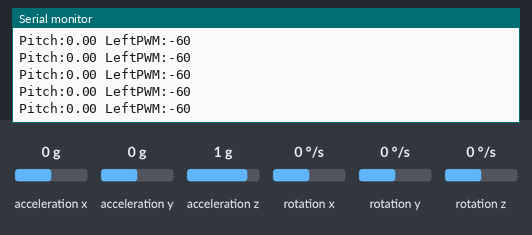
Simulated run of this program. Board: ESP32. Parts: the last lines printed to the serial monitor. Wiring (inferred from the names in the program): MPU-6050 motion sensor at I2C address 0x68. Inputs (shaded band) come from the test bench; at power-on: acceleration x 0 g, acceleration y 0 g, acceleration z 1 g, rotation y 0 °/s, rotation z 0 °/s, rotation x 0 °/s.

Above: at 4.7 s.
4.8 s: acceleration x set to -1.4 g
At 6.0 s:
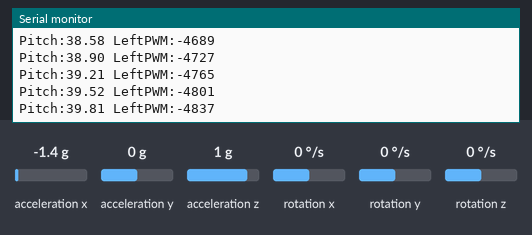
6.3 s: acceleration y set to -1.4 g
At 7.2 s:
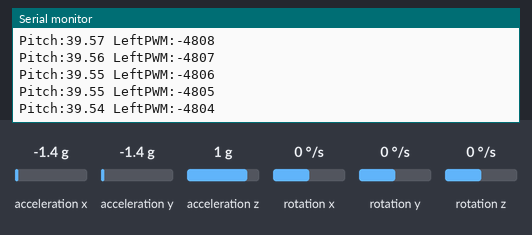
7.8 s: acceleration z set to -1.4 g
At 8.5 s:
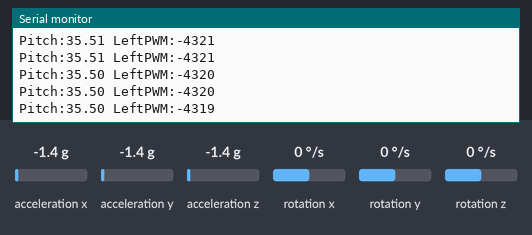
9.3 s: rotation y set to -192 °/s
At 10.3 s:
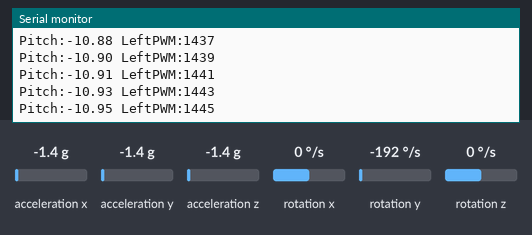
10.8 s: rotation z set to -192 °/s
At 11.7 s:
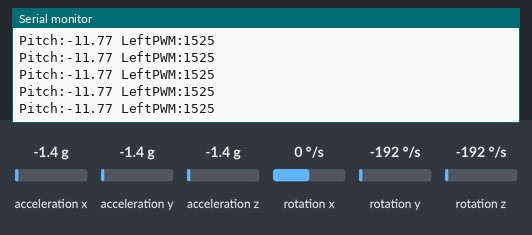
Timing chart, 0 to 13.3 s (numbered marks = the images above; inputs shaded):
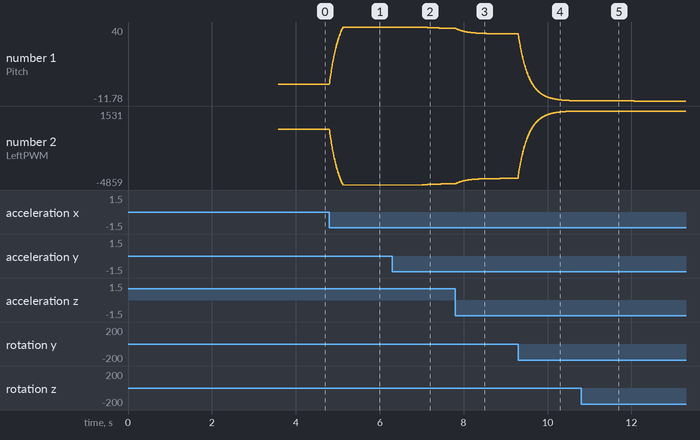

The program:

main.cpp
```cpp
#include <Arduino.h>
#include "mpu6050.h"
#include "motor_encoder.h"

struct PID {
    float Kp, Ki, Kd;
};

PID anglePID = {-120.0f, 0.0f, -1.0f};  //-400*0.6*0.5=-120.0       -2*0.6*0.5=-0.6
PID speedPID = {-0.4f, -0.008f, 0.0f};
PID turnPID  = {1.5f, 0.0f, 0.1f};

float targetAngle = 0.0f;
float targetSpeed = 0.0f;
float targetTurn  = 0.0f;

float currentPitch = 0.0f, currentRoll = 0.0f;
IMUData imu;
hw_timer_t *timer = NULL;
volatile bool controlFlag = false;

void IRAM_ATTR onTimer() {
    controlFlag = true;
}

float calcAnglePID(float pitch, float gyroY) {
    float error = pitch - targetAngle;
    return anglePID.Kp * error + anglePID.Kd * (gyroY - gyroBiasY);
}

float speedIntegral = 0;
float calcSpeedPID(int16_t leftEnc, int16_t rightEnc) {
    float currentSpeed = (leftEnc + rightEnc) * 0.5f;
    float speedError = currentSpeed - targetSpeed;

    static float speedFilter = 0;
    speedFilter = speedFilter * 0.7f + speedError * 0.3f;

    speedIntegral += speedFilter * 0.04f;   // 按时间积分
    speedIntegral = constrain(speedIntegral, -2000, 2000); // 可适当放宽

    return speedPID.Kp * speedFilter + speedPID.Ki * speedIntegral;
}


float calcTurnPID(int16_t leftEnc, int16_t rightEnc, float gyroZ) {
    return turnPID.Kp * targetTurn + turnPID.Kd * (gyroZ - gyroBiasZ);
}

void setup() {
    Serial.begin(115200);

    initMPU(21, 22);
    calibrateGyro();
    initMotorsAndEncoders();

    // ESP32 2.x 硬件定时器 API（1MHz 分频 = 80，5ms = 5000us）
    timer = timerBegin(0, 80, true);
    timerAttachInterrupt(timer, &onTimer, true);
    timerAlarmWrite(timer, 5000, true);
    timerAlarmEnable(timer);

    Serial.println("PlatformIO System Ready.");
}

void loop() {
    if (controlFlag) {
        controlFlag = false;

        if (readIMU(imu)) {
            updateAttitude(imu, 0.005f, currentPitch, currentRoll);
        }

        int16_t leftEnc = 0, rightEnc = 0;
        getEncoderSpeed(leftEnc, rightEnc); // 读取 5ms 内的脉冲数

        // 跌倒保护
        if (abs(currentPitch) > 40.0f) {
            setMotorSpeed(0, 0);
            speedIntegral = 0;
            return;
        }

        // =======================
        // 关键修改：速度环降频处理 (8 * 5ms = 40ms)
        // =======================
        static int speedLoopCounter = 0;
        static int32_t speedLeftAcc = 0;   // 用于累加脉冲
        static int32_t speedRightAcc = 0;
        static float speedOut = 0.0f;      // 设为静态变量，保持上次的值

        speedLeftAcc += leftEnc;
        speedRightAcc += rightEnc;
        speedLoopCounter++;

        if (speedLoopCounter >= 8) { // 每 40ms 执行一次速度环计算
            // 此时 speedLeftAcc 和 speedRightAcc 是 40ms 内累加的脉冲数，数值会大很多
            speedOut = calcSpeedPID(speedLeftAcc, speedRightAcc);

            // 清零累加器，准备下一个 40ms
            speedLeftAcc = 0;
            speedRightAcc = 0;
            speedLoopCounter = 0;
        }

        // 将速度环的输出叠加给角度环目标值
        targetAngle = -0.5f - speedOut;

        // =======================
        // 直立环和转向环依然保持 5ms (200Hz) 高频执行
        // =======================
        float angleOut = calcAnglePID(currentPitch, imu.gy);

        // 转向环依然用 5ms 的瞬时脉冲即可
        float turnOut  = calcTurnPID(leftEnc, rightEnc, imu.gz);

        int leftPWM  = (int)(angleOut + turnOut);
        int rightPWM = (int)(angleOut - turnOut);

        setMotorSpeed(leftPWM, rightPWM);

        Serial.print("Pitch:");
        Serial.print(currentPitch);
        Serial.print(" LeftPWM:");
        Serial.println(leftPWM);

    }
}
```

motor_encoder.h
```cpp
#ifndef MOTOR_ENCODER_H
#define MOTOR_ENCODER_H

#include <Arduino.h>

void initMotorsAndEncoders();
void setMotorSpeed(int leftPwm, int rightPwm);
void getEncoderSpeed(int16_t &leftCount, int16_t &rightCount);

#endif
```

mpu6050.h
```cpp
#ifndef MPU6050_H
#define MPU6050_H

#include <Arduino.h>
#include <Wire.h>

struct IMUData {
    int16_t accX, accY, accZ;
    int16_t gyroX, gyroY, gyroZ;
    float ax, ay, az;
    float gx, gy, gz;
    bool valid;
};

void initMPU(uint8_t sda, uint8_t scl);
bool readIMU(IMUData &imu);
void calibrateGyro();
void updateAttitude(IMUData &imu, float dt, float &pitch, float &roll);

extern float gyroBiasX, gyroBiasY, gyroBiasZ;

#endif
```

mpu6050.cpp
```cpp
#include "mpu6050.h"

#define MPU_ADDR 0x68
#define REG_SMPLRT_DIV   0x19
#define REG_CONFIG       0x1A
#define REG_GYRO_CONFIG  0x1B
#define REG_ACCEL_CONFIG 0x1C
#define REG_ACCEL_XOUT_H 0x3B
#define REG_PWR_MGMT_1   0x6B
#define REG_WHO_AM_I     0x75

const float ACC_SCALE = 16384.0f;
const float GYRO_SCALE = 65.5f;

float gyroBiasX = 0, gyroBiasY = 0, gyroBiasZ = 0;

static bool writeRegister(uint8_t reg, uint8_t value) {
    Wire.beginTransmission(MPU_ADDR);
    Wire.write(reg);
    Wire.write(value);
    return (Wire.endTransmission() == 0);
}

static uint8_t readRegister(uint8_t reg) {
    Wire.beginTransmission(MPU_ADDR);
    Wire.write(reg);
    if (Wire.endTransmission(false) != 0) return 0;
    if (Wire.requestFrom((uint8_t)MPU_ADDR, (uint8_t)1) != 1) return 0;
    return Wire.read();
}

static bool readRegisters(uint8_t reg, uint8_t *buffer, uint8_t length) {
    Wire.beginTransmission(MPU_ADDR);
    Wire.write(reg);
    if (Wire.endTransmission(false) != 0) return false;
    if (Wire.requestFrom((uint8_t)MPU_ADDR, length) != length) return false; // 已修复分号问题
    for (uint8_t i = 0; i < length; i++) buffer[i] = Wire.read();
    return true;
}

void initMPU(uint8_t sda, uint8_t scl) {
    Wire.begin(sda, scl, 400000);
    delay(100);
    readRegister(REG_WHO_AM_I);
    writeRegister(REG_PWR_MGMT_1, 0x00);
    delay(100);
    writeRegister(REG_SMPLRT_DIV, 4);
    writeRegister(REG_CONFIG, 0x03);
    writeRegister(REG_GYRO_CONFIG, 0x08);
    writeRegister(REG_ACCEL_CONFIG, 0x00);
    delay(100);
}

bool readIMU(IMUData &imu) {
    uint8_t buffer[14];
    if (!readRegisters(REG_ACCEL_XOUT_H, buffer, 14)) {
        imu.valid = false;
        return false;
    }

    imu.accX  = ((int16_t)buffer[0] << 8) | buffer[1];
    imu.accY  = ((int16_t)buffer[2] << 8) | buffer[3];
    imu.accZ  = ((int16_t)buffer[4] << 8) | buffer[5];
    imu.gyroX = ((int16_t)buffer[8] << 8) | buffer[9]; // 已修复 int1.16t 错误
    imu.gyroY = ((int16_t)buffer[10] << 8) | buffer[11];
    imu.gyroZ = ((int16_t)buffer[12] << 8) | buffer[13];

    imu.ax = (float)imu.accX / ACC_SCALE;
    imu.ay = (float)imu.accY / ACC_SCALE;
    imu.az = (float)imu.accZ / ACC_SCALE;

    imu.gx = (float)imu.gyroX / GYRO_SCALE;
    imu.gy = (float)imu.gyroY / GYRO_SCALE;
    imu.gz = (float)imu.gyroZ / GYRO_SCALE;

    imu.valid = !(imu.gyroX == -32768 || imu.gyroX == 32767);
    return imu.valid;
}

void calibrateGyro() {
    float sumX = 0, sumY = 0, sumZ = 0;
    int validSamples = 0;
    IMUData imu;
    for (int i = 0; i < 500; i++) {
        if (readIMU(imu)) {
            sumX += imu.gx; sumY += imu.gy; sumZ += imu.gz;
            validSamples++;
        }
        delay(5);
    }
    if (validSamples > 0) {
        gyroBiasX = sumX / validSamples;
        gyroBiasY = sumY / validSamples;
        gyroBiasZ = sumZ / validSamples;
    }
}

void updateAttitude(IMUData &imu, float dt, float &pitch, float &roll) {
    float accPitch = atan2(-imu.ax, sqrt(imu.ay * imu.ay + imu.az * imu.az)) * 180.0f / M_PI;
    float accRoll  = atan2(imu.ay, imu.az) * 180.0f / M_PI;

    float gx = imu.gx - gyroBiasX;
    float gy = imu.gy - gyroBiasY;

    const float alpha = 0.98f;
    pitch = alpha * (pitch + gy * dt) + (1.0f - alpha) * accPitch;
    roll  = alpha * (roll + gx * dt) + (1.0f - alpha) * accRoll;
}
```

Measured:
- after the input at 4.8 s, the serial monitor: prints a new line at once (image 1)
- after the input at 6.3 s, the serial monitor: prints a new line after 0.71 s (image 2)
- plotted number 1: 0 → 39.81 after the input at 4.8 s, 39.81 → 39.17 after the input at 6.3 s
- plotted number 2: -60 → -4837 after the input at 4.8 s, -4837 → -4760 after the input at 6.3 s
